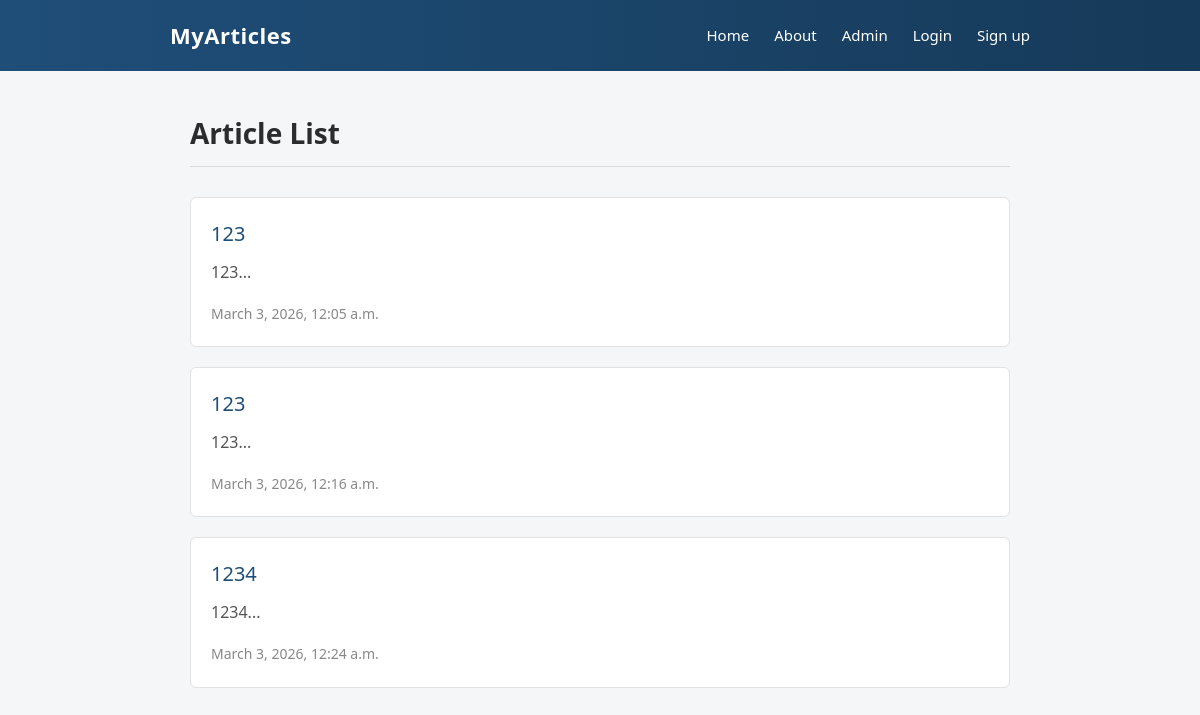
Before: / with the older database file.
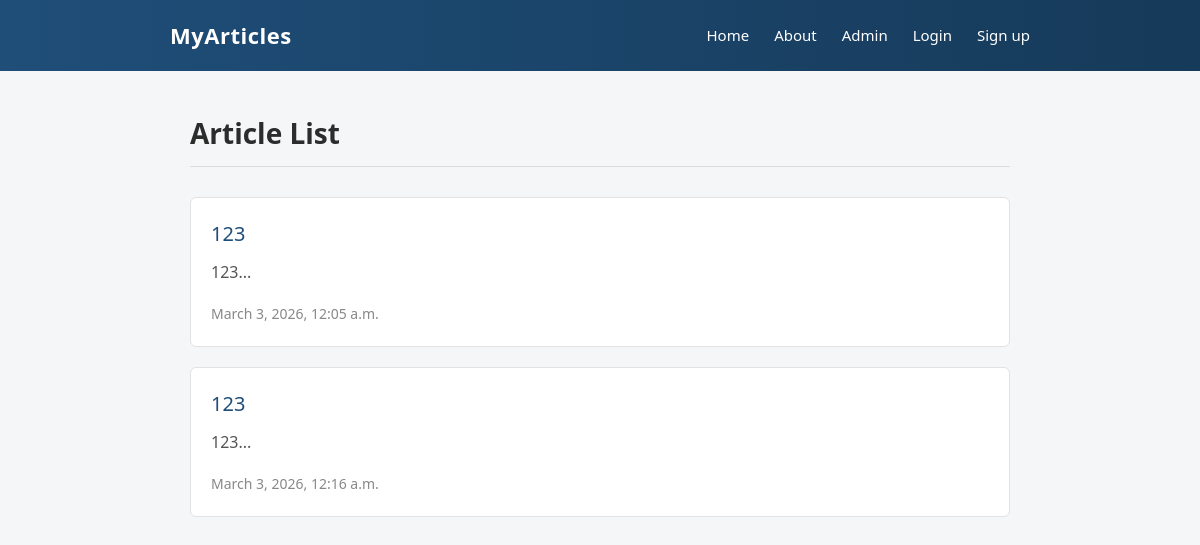
After: the same page with the newer database file.
### articles/models.py (models this page shows, shortened)
class Article(models.Model):
    title = models.CharField(max_length=200)
    slug = models.SlugField()
    body = models.TextField()
    date = models.DateTimeField(auto_now_add=True)
    thumbnail = models.ImageField(upload_to='images/', blank=True, default='images/default.jpg')
    author = models.ForeignKey(User, default=None, on_delete=models.CASCADE)
    def snippet(self):
        return self.body[0:50] + '...'

### articles/views.py (the view)
# urls.py: path('', views.article_list, name='article_list'),
def article_list(request):
    articles = Article.objects.all().order_by('date')
    return render(request, 'articles/article_list.html', {'articles': articles})

### articles/templates/articles/article_list.html (shortened to what this page needs)
{% extends "base_layout.html" %}
{% block content %}
    <main>
        <h1>Article List</h1>
        <div>
            {% for element in articles %}
                <div class="article__item">
                    <h2>
                        <a href="{% url 'articles:article_detail' slug=element.slug %}">
                            {{ element.title }}
                        </a>
                    </h2>
                    <p>
                        {{ element.snippet }}
                    </p>
                    <time>
                        {{ element.date }}
                    </time>
                </div>
            {% endfor %}
        </div>
    </main>
{% endblock content %}

Changed rows visible on the page:
removed Article: title "1234", snippet "1234...", date "March 3, 2026, 12:24 a.m."
